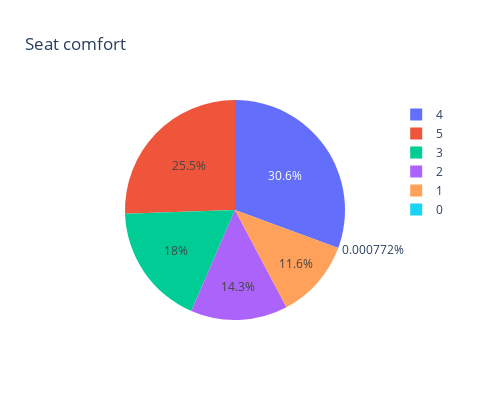

Here is the notebook cell this chart was saved with:
### Markdown cell above
Berdasarkan data di atas, layanan online boarding mendapat penilaian kepuasan pelanggan dengan skala 4 dari 5 paling banyak dari keseluruhan data penumpang sebesar 29.6%. Dapat disimpulkan bahwa layanan ini cukup memberikan pelayanan yang baik.

### Code cell
df_seat_comfot = df_merge_encoded['Seat comfort'].value_counts().reset_index().rename(columns={'count':'Jumlah'})
plot = px.pie(df_seat_comfot, values='Jumlah', names=df_seat_comfot['Seat comfort'], title='Seat comfort', height=400, width=500)
plot.show()

### Figure 1 — Plotly figure (JSON) as saved in the notebook; plotly's stock layout.template omitted (floating-point values rounded to 4 significant figures)
{"data": [{"domain": {"x": [0, 1], "y": [0, 1]}, "hovertemplate": "Seat comfort=%{label}<br>Jumlah=%{value}<extra></extra>", "labels": [4, 5, 3, 2, 1, 0], "legendgroup": "", "name": "", "showlegend": true, "type": "pie", "values": [39651, 33056, 23258, 18462, 15059, 1]}], "layout": {"height": 400, "legend": {"tracegroupgap": 0}, "title": {"text": "Seat comfort"}, "width": 500}}
